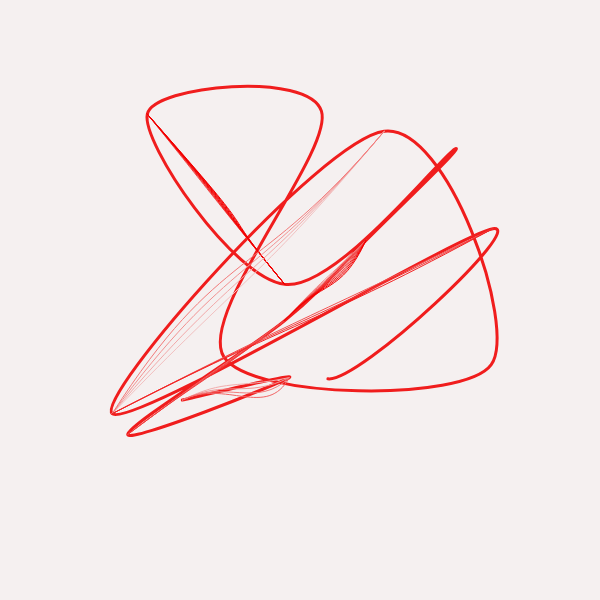
Frame 1 (no input)
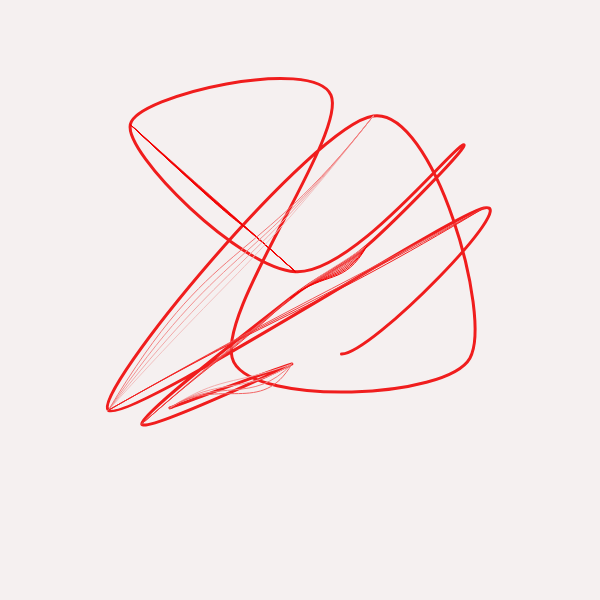
Frame 60 (no input)
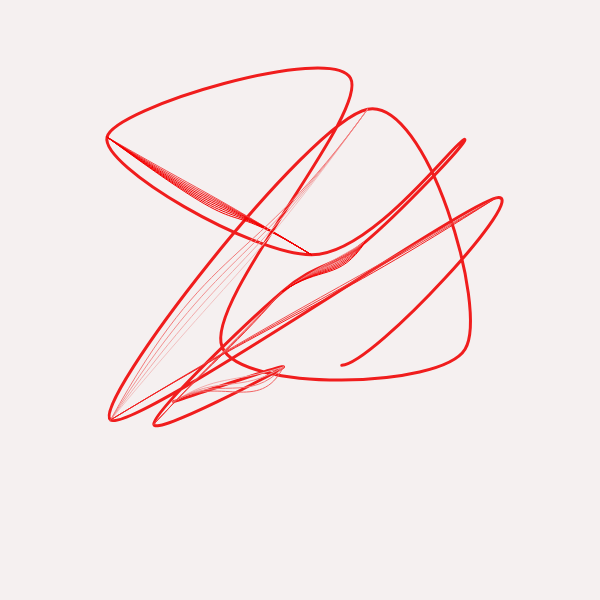
Frame 120 (the mouse pressed at the canvas centre since frame 60)

The p5.js sketch that drew these frames (run headless with seeded random() and noise() and a simulated clock; from frame 60 on, the mouse is pressed at the canvas centre):

// p5.js sketch
// ── sketch.js
let coords = [];
let coordsLen = 16;

function setup() {
  createCanvas(600, 600);
  noFill();
  noiseDetail(24);
  colorMode(HSB, 360, 100, 100);

  // fill the coordinates array with random data
  for (let i = 0; i < coordsLen; i++) {
    let hasFeathers = false;
    if ( Math.ceil(random(2)) % 2 == 0 ) // test for an even number to determine feathers or not
      hasFeathers = true;
    coords.push(new Coordinate(random(100, 500), random(100, 500), hasFeathers));
  }
}


function draw() {
    background(0, 2, 96);

    // cycle through the coordinates to build the curves
    beginShape();
    curveVertex(coords[0].x, coords[0].y);
    
    for (let i = 0; i < coordsLen - 1; i++) {
      stroke(0, 88, 94);
      strokeWeight(3); // this line isn't working
      coords[i].float();
      curveVertex(coords[i].x, coords[i].y);
      // draw a circle on each data point
      // strokeWeight(1)
      // circle(coords[i].x, coords[i].y, 20);
      // strokeWeight(3)
    }
    curveVertex(coords[coordsLen-1].x, coords[coordsLen-1].y)
    endShape();

    // cycle through the coordinates again and overlay the feathers
    for (let i = 0; i < coordsLen - 2; i++) {
      if (coords[i].hasFeathers == true) {
        coords[i].drawFeathers(coords[i+1].x, coords[i+1].y);
      }
    }

}


class Coordinate {
  constructor(x, y, hasFeathers) {
    this.x = x;
    this.y = y;
    this.interval = 0.01;
    this.noiseOffsetX = random(1000);
    this.noiseOffsetY = random(1000);
    this.hasFeathers = hasFeathers;
    this.numFeathers = random(2, 8);
    this.featherOffset = random(-20, 20);
    this.cpx;
    this.cpy;
    this.saturation = random(20, 70);
  }
  
  float() {
    // make the coordinates float around using Perlin noise
      let moveX = map( noise(this.noiseOffsetX), 0, 1, -0.7, 0.7 );
      let moveY = map( noise(this.noiseOffsetY), 0, 1, -0.7, 0.7 );
      this.x += moveX;
      this.y += moveY;
      this.noiseOffsetX += this.interval;
      this.noiseOffsetY += this.interval;
  }

  drawFeathers(x2, y2) {
    // calculate control point 1 (halfway between the 2 coordinates)
    // control point 2 will be randomized based on cp1
    let calculateX = abs((this.x - x2) / 2);
    let calculateY = abs((this.y - y2) / 2);
    if (this.x > x2)
      this.cpx = this.x - calculateX;
    else
      this.cpx = this.x + calculateX;
    if (this.y > y2)
      this.cpy = this.y - calculateY;
    else
      this.cpy = this.y + calculateY;


    // draw the feathers here
    for (let j = 0; j < this.numFeathers; j++) {
      stroke(0, this.saturation + j*10, 95);
      strokeWeight(1);
      // bezier(x1, y1, cpx1, cpy1, cpx2, cpy2, x2, y2)
      bezier(this.x, this.y, this.cpx + this.featherOffset, this.cpy + this.featherOffset, this.cpx - (j*this.featherOffset), this.cpy - (j*this.featherOffset), x2, y2);
    }
  }
}

// ── selectFunctions.js
function selectPoint(percentage) {
    // find the 2 existing coordinate points closest to the percentage you want
    const closestPoint = (nodesLength - 1) / (1 / percentage);
    const index1 = Math.floor(closestPoint);
    const index2 = Math.floor(closestPoint + 1);
  
    // calculate new percentage to plot the point between the 2 chosen coordinates
    adjustedPercentage = (closestPoint * 100) % 100 / 100;
  
    // curvePoint can do percentages between 2 coords only
    let x = curvePoint(nodes[index1 == 0 ? index1 : index1 - 1].x, nodes[index1].x, nodes[index2].x, nodes[index2 == (nodesLength - 1) ? index2 : index2 + 1].x, adjustedPercentage);
    let y = curvePoint(nodes[index1 == 0 ? index1 : index1 - 1].y, nodes[index1].y, nodes[index2].y, nodes[index2 == (nodesLength - 1) ? index2 : index2 + 1].y, adjustedPercentage);
    
    let tx = curveTangent(nodes[index1 == 0 ? index1 : index1 - 1].x, nodes[index1].x, nodes[index2].x, nodes[index2 == (nodesLength - 1) ? index2 : index2 + 1].x, adjustedPercentage);
    let ty = curveTangent(nodes[index1 == 0 ? index1 : index1 - 1].y, nodes[index1].y, nodes[index2].y, nodes[index2 == (nodesLength - 1) ? index2 : index2 + 1].y, adjustedPercentage);
    let a = atan2(ty, tx);
    a -= Math.PI / 2.0;
    line(x, y, cos(a) * 10 + x, sin(a) * 10 + y);
    
    return { x, y, a };
  }


  // given 2 percentages, it highlights the region of the curve that falls between them
  function selectRegion(percentage1, percentage2) {
    const { x: x1, y: y1 } = selectPoint(percentage1);
    const { x: x2, y: y2 } = selectPoint(percentage2);
    stroke(0)
    strokeWeight(2)
    circle(x1, y1, 10);
    stroke(240, 100, 100)
    circle(x2, y2, 10);
  }
